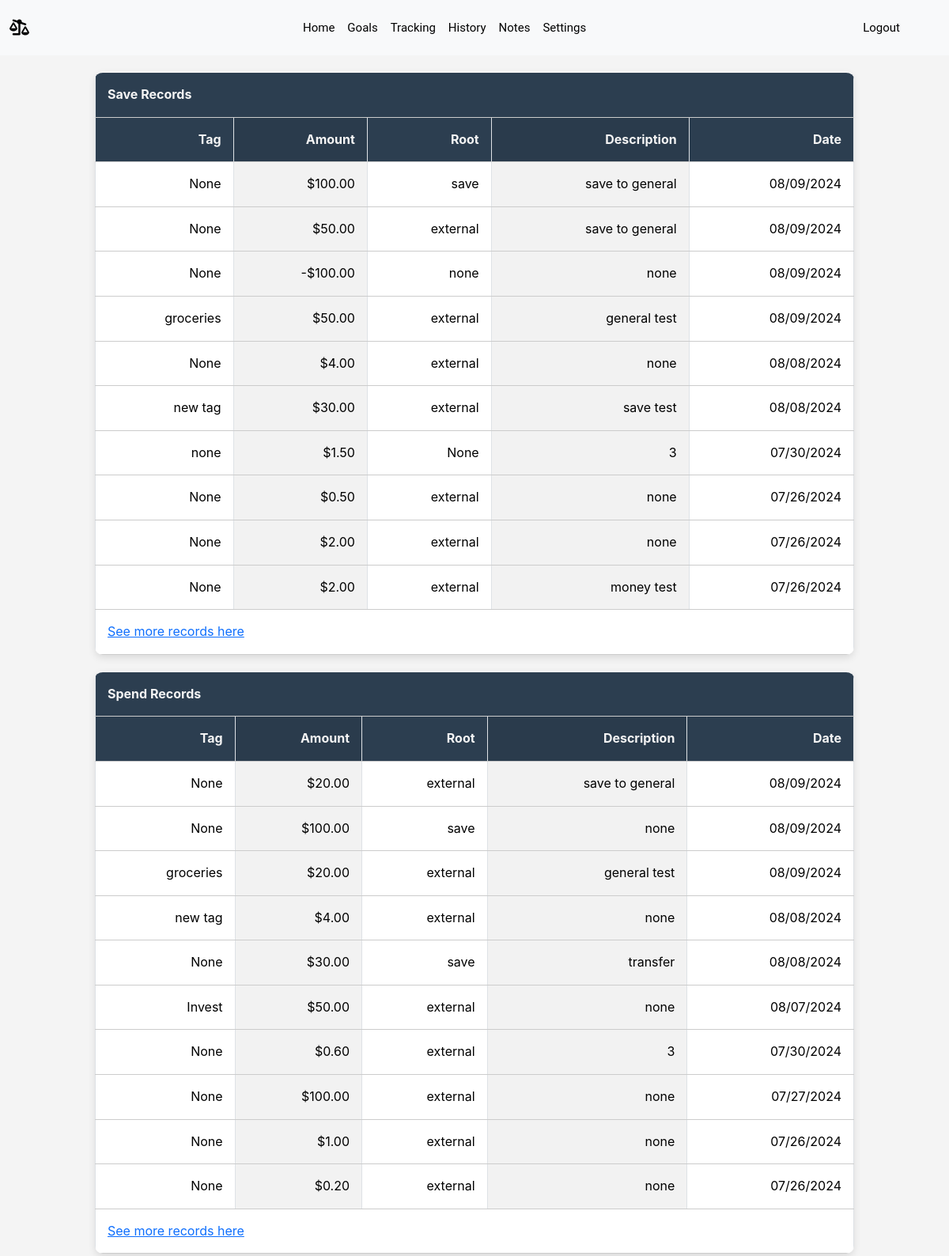
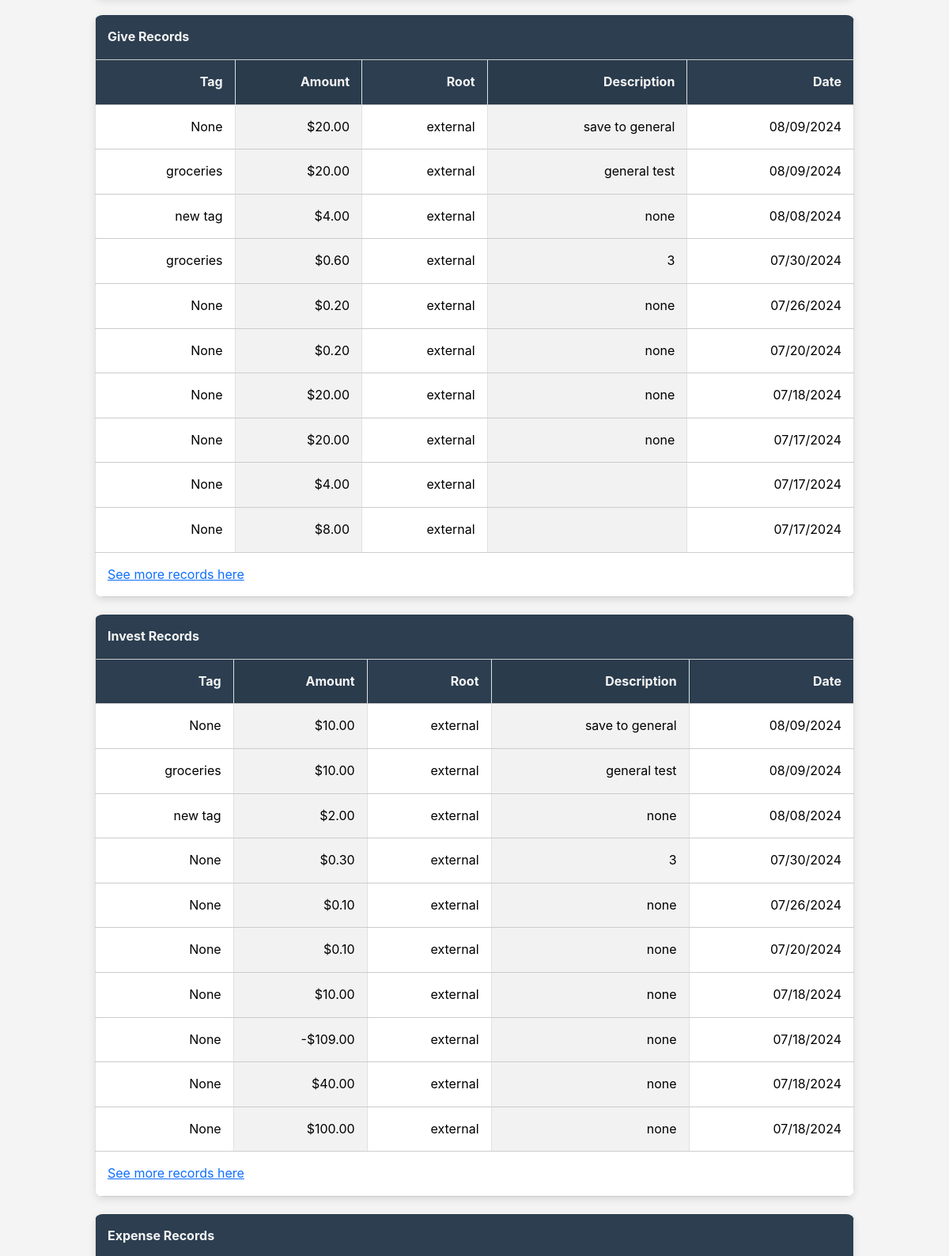
The page /History (signed in, upper part) on the database its author committed (2 pictures, top to bottom).
### models.py (models this page shows)
class Save(db.Model):
    id = db.Column(db.Integer, primary_key=True)
    user_id = db.Column(db.Integer, db.ForeignKey('user.id'), nullable=False)
    amount = db.Column(db.Numeric(precision=10, scale=2), nullable=False, default="0")
    description = db.Column(db.String(200))
    root = db.Column(db.String(120), nullable=False)
    tag = db.Column(db.String(30))
    timestamp = db.Column(db.DateTime, nullable=False, default=db.func.current_timestamp())

class Spend(db.Model):
    id = db.Column(db.Integer, primary_key=True)
    user_id = db.Column(db.Integer, db.ForeignKey('user.id'), nullable=False)
    amount = db.Column(db.Numeric(precision=10, scale=2), nullable=False, default="0")
    description = db.Column(db.String(200))
    root = db.Column(db.String(120), nullable=False)
    tag = db.Column(db.String(30))
    timestamp = db.Column(db.DateTime, nullable=False, default=db.func.current_timestamp())

class Give(db.Model):
    id = db.Column(db.Integer, primary_key=True)
    user_id = db.Column(db.Integer, db.ForeignKey('user.id'), nullable=False)
    amount =db.Column(db.Numeric(precision=10, scale=2), nullable=False, default="0")
    description = db.Column(db.String(200))
    root = db.Column(db.String(120), nullable=False)
    tag = db.Column(db.String(30))
    timestamp = db.Column(db.DateTime, nullable=False, default=db.func.current_timestamp())

class Invest(db.Model):
    id = db.Column(db.Integer, primary_key=True)
    user_id = db.Column(db.Integer, db.ForeignKey('user.id'), nullable=False)
    amount = db.Column(db.Numeric(precision=10, scale=2), nullable=False, default="0")
    description = db.Column(db.String(200))
    root = db.Column(db.String(120))
    tag = db.Column(db.String(30))
    timestamp = db.Column(db.DateTime, nullable=False, default=db.func.current_timestamp())

### app.py (the view)
@app.route('/History', methods=["GET", "POST"])
@login_required
def history():
    user_id = session.get("user_id")
    tags_list = Tags.query.filter_by(user_id=user_id).all()
    category_records = {}
    for category, model in model_map.items():
        category_records[category] = model.query.filter_by(user_id=user_id).all()
    return render_template("history.html", category_records=category_records, tags_list=tags_list)

### helpers.py (called while the page is built)
def login_required(f):
    @wraps(f)
    def decorated_function(*args, **kwargs):
        if session.get("user_id") is None:
            return redirect("/login")
        return f(*args, **kwargs)
    return decorated_function

def usd(value):
    if not value:
        value = 0
    if value < 0:
        return "-${:,.2f}".format(abs(value))
    else:
        return "${:,.2f}".format(value)

def timestamp_editor(value):
    return value.strftime("%m/%d/%Y")

### templates/history.html (shortened to what this page needs)
{% extends "layout.html" %}
{% block body %}
<main>
    {% set has_records = false %}
    <div class="mainHistory">
    {% for category, records in category_records.items() %}
    {% if records %}
        {% set has_records = true %}
        {% set reversed_records = records|reverse %}
        {% set reversed_records_list = reversed_records|list %}
        <table class="table table-group-divider table-bordered table-striped-columns">
            <thead>
                <th colspan="6" class="text-start center">{{ category|capitalize }} Records</th>
            </thead>
            <tbody>
                <tr>
                    <th class="text-end">Tag</th>
                    <th class="text-end">Amount</th>
                    <th class="text-end">Root</th>
                    <th class="text-end">Description</th>
                    <th class="text-end">Date</th>
                </tr>
                {% for record in reversed_records_list[:10] %}
                    <tr class="record-row" data-record-id="{{ record.id }}">
                        <td class="text-end column_width">{{ record.tag }}</td>
                        <td class="text-end column_width">{{ record.amount|usd }}</td>
                        <td class="text-end column_width">{{ record.root }}</td>
                        <td class="text-end column_width">{{ record.description }}</td>
                        <td class="text-end column_width">{{ record.timestamp | timestamp_editor }}</td>
                    </tr>
                {% endfor %}
            </tbody>
            <tfoot>
                <tr>
                    <td class="text-start center" colspan="6"><a href="{{ url_for(category + '_history') }}">See more records here</a></td>
                </tr>
            </tfoot>
        </table>
        {% endif %}
        {% endfor %}
    </div>
    </main>
    {% endblock %}

### static/styles.css (style rules this page uses)
body { font-family: 'Inter', sans-serif; background-color: #f4f4f4; color: #2c3e50; margin: 0; padding: 0; line-height: 1.6; }
.table { width: 80%; margin: 20px auto; border-collapse: collapse; border-radius: 10px; overflow: hidden; box-shadow: 0 4px 10px rgba(0, 0, 0, 0.1); }
.table th, .table td { padding: 15px; text-align: left; border-bottom: 1px solid #ccc; }
.table th { background-color: #2c3e50; color: #f4f4f4; }

### rows shown on the page
Save: tag "None", amount "$100.00", root "save", description "save to general", timestamp "08/09/2024"
Save: tag "None", amount "$50.00", root "external", description "save to general", timestamp "08/09/2024"
Save: tag "None", amount "-$100.00", root "none", description "none", timestamp "08/09/2024"
Save: tag "groceries", amount "$50.00", root "external", description "general test", timestamp "08/09/2024"
Save: tag "None", amount "$4.00", root "external", description "none", timestamp "08/08/2024"
Save: tag "new tag", amount "$30.00", root "external", description "save test", timestamp "08/08/2024"
Save: tag "none", amount "$1.50", root "None", description "3", timestamp "07/30/2024"
Save: tag "None", amount "$0.50", root "external", description "none", timestamp "07/26/2024"
Save: tag "None", amount "$2.00", root "external", description "none", timestamp "07/26/2024"
Save: tag "None", amount "$2.00", root "external", description "money test", timestamp "07/26/2024"
Spend: tag "None", amount "$20.00", root "external", description "save to general", timestamp "08/09/2024"
Spend: tag "None", amount "$100.00", root "save", description "none", timestamp "08/09/2024"
Spend: tag "groceries", amount "$20.00", root "external", description "general test", timestamp "08/09/2024"
Spend: tag "new tag", amount "$4.00", root "external", description "none", timestamp "08/08/2024"
Spend: tag "None", amount "$30.00", root "save", description "transfer", timestamp "08/08/2024"
Spend: tag "Invest", amount "$50.00", root "external", description "none", timestamp "08/07/2024"
Spend: tag "None", amount "$0.60", root "external", description "3", timestamp "07/30/2024"
Spend: tag "None", amount "$100.00", root "external", description "none", timestamp "07/27/2024"
Spend: tag "None", amount "$1.00", root "external", description "none", timestamp "07/26/2024"
Spend: tag "None", amount "$0.20", root "external", description "none", timestamp "07/26/2024"
Give: tag "None", amount "$20.00", root "external", description "save to general", timestamp "08/09/2024"
Give: tag "groceries", amount "$20.00", root "external", description "general test", timestamp "08/09/2024"
Give: tag "new tag", amount "$4.00", root "external", description "none", timestamp "08/08/2024"
Give: tag "groceries", amount "$0.60", root "external", description "3", timestamp "07/30/2024"
Give: tag "None", amount "$0.20", root "external", description "none", timestamp "07/26/2024"
Give: tag "None", amount "$0.20", root "external", description "none", timestamp "07/20/2024"
Give: tag "None", amount "$20.00", root "external", description "none", timestamp "07/18/2024"
Give: tag "None", amount "$20.00", root "external", description "none", timestamp "07/17/2024"
Give: tag "None", amount "$4.00", root "external", timestamp "07/17/2024"
Give: tag "None", amount "$8.00", root "external", timestamp "07/17/2024"
Invest: tag "None", amount "$10.00", root "external", description "save to general", timestamp "08/09/2024"
Invest: tag "groceries", amount "$10.00", root "external", description "general test", timestamp "08/09/2024"
Invest: tag "new tag", amount "$2.00", root "external", description "none", timestamp "08/08/2024"
Invest: tag "None", amount "$0.30", root "external", description "3", timestamp "07/30/2024"
Invest: tag "None", amount "$0.10", root "external", description "none", timestamp "07/26/2024"
Invest: tag "None", amount "$0.10", root "external", description "none", timestamp "07/20/2024"
Invest: tag "None", amount "$10.00", root "external", description "none", timestamp "07/18/2024"
Invest: tag "None", amount "-$109.00", root "external", description "none", timestamp "07/18/2024"
Invest: tag "None", amount "$40.00", root "external", description "none", timestamp "07/18/2024"
Invest: tag "None", amount "$100.00", root "external", description "none", timestamp "07/18/2024"

### other values the page prints
{{ category|capitalize }} "Save" "Spend" "Give" "Invest" "Expense"
